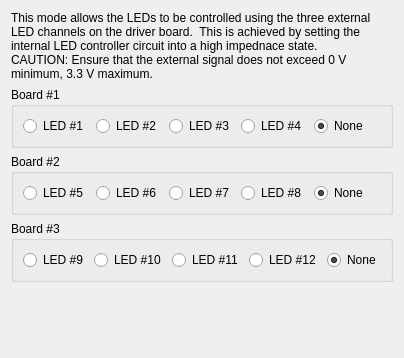
              <widget class="QWidget" name="sync_analog_page">
               <property name="geometry">
                <rect>
                 <x>0</x>
                 <y>0</y>
                 <width>394</width>
                 <height>358</height>
                </rect>
               </property>
               <property name="toolTip">
                <string>Control LED intensity remotely with an analog voltage</string>
               </property>
               <attribute name="label">
                <string>External</string>
               </attribute>
               <layout class="QGridLayout" name="gridLayout_31" rowstretch="0,0,0,0,0">
                <item row="3" column="0">
                 <widget class="QGroupBox" name="sync_analog_board3_box">
                  <property name="toolTip">
                   <string>Select active LED channel on driver</string>
                  </property>
                  <property name="title">
                   <string>Board #3</string>
                  </property>
                  <layout class="QGridLayout" name="gridLayout_25">
                   <item row="0" column="0">
                    <widget class="QRadioButton" name="sync_analog_LED31_button">
                     <property name="text">
                      <string>LED #9</string>
                     </property>
                     <attribute name="buttonGroup">
                      <string notr="true">sync_analog_board3_channel_button_group</string>
                     </attribute>
                    </widget>
                   </item>
                   <item row="0" column="1">
                    <widget class="QRadioButton" name="sync_analog_LED32_button">
                     <property name="text">
                      <string>LED #10</string>
                     </property>
                     <attribute name="buttonGroup">
                      <string notr="true">sync_analog_board3_channel_button_group</string>
                     </attribute>
                    </widget>
                   </item>
                   <item row="0" column="2">
                    <widget class="QRadioButton" name="sync_analog_LED33_button">
                     <property name="text">
                      <string>LED #11</string>
                     </property>
                     <attribute name="buttonGroup">
                      <string notr="true">sync_analog_board3_channel_button_group</string>
                     </attribute>
                    </widget>
                   </item>
                   <item row="0" column="3">
                    <widget class="QRadioButton" name="sync_analog_LED34_button">
                     <property name="text">
                      <string>LED #12</string>
                     </property>
                     <attribute name="buttonGroup">
                      <string notr="true">sync_analog_board3_channel_button_group</string>
                     </attribute>
                    </widget>
                   </item>
                   <item row="0" column="4">
                    <widget class="QRadioButton" name="sync_analog_LED35_button">
                     <property name="text">
                      <string>None</string>
                     </property>
                     <property name="checked">
                      <bool>true</bool>
                     </property>
                     <attribute name="buttonGroup">
                      <string notr="true">sync_analog_board3_channel_button_group</string>
                     </attribute>
                    </widget>
                   </item>
                  </layout>
                 </widget>
                </item>
                <item row="4" column="0">
                 <spacer name="sync_analog_spacer">
                  <property name="orientation">
                   <enum>Qt::Vertical</enum>
                  </property>
                  <property name="sizeHint" stdset="0">
                   <size>
                    <width>20</width>
                    <height>40</height>
                   </size>
                  </property>
                 </spacer>
                </item>
                <item row="2" column="0">
                 <widget class="QGroupBox" name="sync_analog_board2_box">
                  <property name="title">
                   <string>Board #2</string>
                  </property>
                  <layout class="QGridLayout" name="gridLayout_33">
                   <item row="0" column="0">
                    <widget class="QRadioButton" name="sync_analog_LED21_button">
                     <property name="text">
                      <string>LED #5</string>
                     </property>
                     <attribute name="buttonGroup">
                      <string notr="true">sync_analog_board2_channel_button_group</string>
                     </attribute>
                    </widget>
                   </item>
                   <item row="0" column="1">
                    <widget class="QRadioButton" name="sync_analog_LED22_button">
                     <property name="text">
                      <string>LED #6</string>
                     </property>
                     <attribute name="buttonGroup">
                      <string notr="true">sync_analog_board2_channel_button_group</string>
                     </attribute>
                    </widget>
                   </item>
                   <item row="0" column="2">
                    <widget class="QRadioButton" name="sync_analog_LED23_button">
                     <property name="text">
                      <string>LED #7</string>
                     </property>
                     <attribute name="buttonGroup">
                      <string notr="true">sync_analog_board2_channel_button_group</string>
                     </attribute>
                    </widget>
                   </item>
                   <item row="0" column="3">
                    <widget class="QRadioButton" name="sync_analog_LED24_button">
                     <property name="text">
                      <string>LED #8</string>
                     </property>
                     <attribute name="buttonGroup">
                      <string notr="true">sync_analog_board2_channel_button_group</string>
                     </attribute>
                    </widget>
                   </item>
                   <item row="0" column="4">
                    <widget class="QRadioButton" name="sync_analog_LED25_button">
                     <property name="text">
                      <string>None</string>
                     </property>
                     <property name="checked">
                      <bool>true</bool>
                     </property>
                     <attribute name="buttonGroup">
                      <string notr="true">sync_analog_board2_channel_button_group</string>
                     </attribute>
                    </widget>
                   </item>
                  </layout>
                 </widget>
                </item>
                <item row="1" column="0">
                 <widget class="QGroupBox" name="sync_analog_board1_box">
                  <property name="title">
                   <string>Board #1</string>
                  </property>
                  <layout class="QGridLayout" name="gridLayout_32">
                   <item row="0" column="0">
                    <widget class="QRadioButton" name="sync_analog_LED11_button">
                     <property name="toolTip">
                      <string>Set LED #1 as the active LED</string>
                     </property>
                     <property name="text">
                      <string>LED #1</string>
                     </property>
                     <property name="checked">
                      <bool>false</bool>
                     </property>
                     <attribute name="buttonGroup">
                      <string notr="true">sync_analog_board1_channel_button_group</string>
                     </attribute>
                    </widget>
                   </item>
                   <item row="0" column="3">
                    <widget class="QRadioButton" name="sync_analog_LED14_button">
                     <property name="toolTip">
                      <string>Set LED #4 as the active LED</string>
                     </property>
                     <property name="text">
                      <string>LED #4</string>
                     </property>
                     <attribute name="buttonGroup">
                      <string notr="true">sync_analog_board1_channel_button_group</string>
                     </attribute>
                    </widget>
                   </item>
                   <item row="0" column="1">
                    <widget class="QRadioButton" name="sync_analog_LED12_button">
                     <property name="toolTip">
                      <string>Set LED #2 as the active LED</string>
                     </property>
                     <property name="text">
                      <string>LED #2</string>
                     </property>
                     <attribute name="buttonGroup">
                      <string notr="true">sync_analog_board1_channel_button_group</string>
                     </attribute>
                    </widget>
                   </item>
                   <item row="0" column="2">
                    <widget class="QRadioButton" name="sync_analog_LED13_button">
                     <property name="toolTip">
                      <string>Set LED #3 as the active LED</string>
                     </property>
                     <property name="text">
                      <string>LED #3</string>
                     </property>
                     <attribute name="buttonGroup">
                      <string notr="true">sync_analog_board1_channel_button_group</string>
                     </attribute>
                    </widget>
                   </item>
                   <item row="0" column="4">
                    <widget class="QRadioButton" name="sync_analog_LED15_button">
                     <property name="text">
                      <string>None</string>
                     </property>
                     <property name="checked">
                      <bool>true</bool>
                     </property>
                     <attribute name="buttonGroup">
                      <string notr="true">sync_analog_board1_channel_button_group</string>
                     </attribute>
                    </widget>
                   </item>
                  </layout>
                 </widget>
                </item>
                <item row="0" column="0">
                 <widget class="QLabel" name="label_2">
                  <property name="text">
                   <string>This mode allows the LEDs to be controlled using the three external LED channels on the driver board.  This is achieved by setting the internal LED controller circuit into a high impednace state.
CAUTION: Ensure that the external signal does not exceed 0 V minimum, 3.3 V maximum.</string>
                  </property>
                  <property name="wordWrap">
                   <bool>true</bool>
                  </property>
                 </widget>
                </item>
               </layout>
              </widget>
